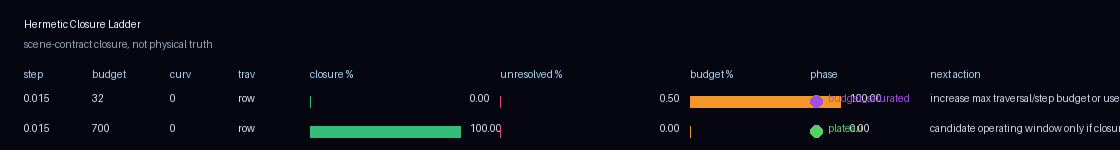
#> input picture _content/xprimeFavs/hermetic_hit_closure/testbench_preview.png, 1120 x 150 px, found by its file name
$ python resonance_chamber_overlay.py --input ../output/domain_telemetry_validation/wormhole
#> lines starting #> are read from the running program, lines starting #| are printed output that depends on the picture
#!/usr/bin/env python3
from __future__ import annotations

import argparse
import csv
import json
import math
from dataclasses import dataclass
from pathlib import Path
from typing import Iterable

from PIL import Image, ImageChops, ImageDraw, ImageEnhance, ImageFilter, ImageFont, ImageOps


ROOT = Path(__file__).resolve().parents[1]
DEFAULT_SEARCH_ROOT = ROOT / "output"
OUTPUT_NAMES = {
    "overlay": "resonance_chamber_overlay.png",
    "annotated": "resonance_chamber_overlay_annotated.png",
    "summary": "resonance_chamber_summary.md",
    "metrics": "resonance_chamber_metrics.csv",
}


@dataclass
class SignalMask:
    name: str
    label: str
    source: str
    mask: Image.Image
    color: tuple[int, int, int]
    alpha: int
    note: str = ""


def parse_args() -> argparse.Namespace:
    parser = argparse.ArgumentParser(
        description="Post-process a wormhole fixture run into a Resonance Chamber Overlay."
    )
    parser.add_argument(
        "--input",
        type=Path,
        default=None,
        help="Wormhole fixture output directory. Defaults to latest relevant directory under output/.",
    )
    parser.add_argument(
        "--output",
        type=Path,
        default=None,
        help="Output directory. Defaults to the selected input directory.",
    )
    return parser.parse_args()


def latest_wormhole_output(search_root: Path = DEFAULT_SEARCH_ROOT) -> Path:
    candidates: list[Path] = []
    for path in search_root.rglob("*"):
        if not path.is_dir():
            continue
        name = str(path).lower()
        if "wormhole" not in name:
            continue
        has_fixture_shape = (path / "panels").is_dir() or any(path.glob("*wormhole*_summary.json"))
        if has_fixture_shape:
            candidates.append(path)

    if not candidates:
        raise FileNotFoundError(f"No wormhole fixture output directories found under {search_root}")

    return max(candidates, key=lambda p: p.stat().st_mtime)


def find_first(root: Path, patterns: Iterable[str]) -> Path | None:
    for pattern in patterns:
        matches = sorted(root.rglob(pattern))
        if matches:
            return matches[0]
    return None


def load_image(path: Path | None, size: tuple[int, int] | None = None) -> Image.Image | None:
    if path is None or not path.exists():
        return None
    image = Image.open(path).convert("RGB")
    if size and image.size != size:
        image = image.resize(size, Image.Resampling.BILINEAR)
    return image


def open_gray(path: Path | None, size: tuple[int, int]) -> Image.Image | None:
    image = load_image(path, size)
    if image is None:
        return None
    return ImageOps.grayscale(image)


def normalize_mask(mask: Image.Image, blur: float = 1.0) -> Image.Image:
    gray = ImageOps.grayscale(mask)
    gray = ImageOps.autocontrast(gray)
    if blur > 0:
        gray = gray.filter(ImageFilter.GaussianBlur(blur))
    return gray


def threshold_mask(mask: Image.Image, cutoff: int = 96, blur: float = 1.5) -> Image.Image:
    gray = normalize_mask(mask, blur=0.0)
    out = gray.point(lambda value: 255 if value >= cutoff else 0, mode="L")
    if blur > 0:
        out = out.filter(ImageFilter.GaussianBlur(blur))
    return out


def soft_ellipse(size: tuple[int, int], box: tuple[float, float, float, float], blur: float) -> Image.Image:
    width, height = size
    mask = Image.new("L", size, 0)
    draw = ImageDraw.Draw(mask)
    draw.ellipse(
        (
            int(box[0] * width),
            int(box[1] * height),
            int(box[2] * width),
            int(box[3] * height),
        ),
        fill=210,
    )
    return mask.filter(ImageFilter.GaussianBlur(blur))


def soft_polygon(size: tuple[int, int], points: list[tuple[float, float]], blur: float, fill: int = 190) -> Image.Image:
    width, height = size
    mask = Image.new("L", size, 0)
    draw = ImageDraw.Draw(mask)
    draw.polygon([(int(x * width), int(y * height)) for x, y in points], fill=fill)
    return mask.filter(ImageFilter.GaussianBlur(blur))


def domain_edge_mask(path: Path | None, size: tuple[int, int]) -> Image.Image | None:
    gray = open_gray(path, size)
    if gray is None:
        return None
    shifted_x = ImageChops.offset(gray, 1, 0)
    shifted_y = ImageChops.offset(gray, 0, 1)
    diff = ImageChops.lighter(ImageChops.difference(gray, shifted_x), ImageChops.difference(gray, shifted_y))
    return threshold_mask(diff, cutoff=8, blur=1.0)


def sector_density_mask(report_path: Path | None, size: tuple[int, int]) -> tuple[Image.Image | None, str]:
    if report_path is None or not report_path.exists():
        return None, "missing sector report"

    try:
        payload = json.loads(report_path.read_text(encoding="utf-8"))
    except json.JSONDecodeError:
        return None, "sector report JSON parse failed"

    entries = payload.get("entries") or []
    theta_bins = int(payload.get("theta_bins") or 16)
    radial_bins = int(payload.get("radial_bins") or 4)
    if not entries:
        return None, "sector report has no entries"

    max_samples = max(float(entry.get("query_samples") or 0) for entry in entries) or 1.0
    width, height = size
    cx, cy = width * 0.5, height * 0.5
    max_radius = min(width, height) * 0.47
    mask = Image.new("L", size, 0)
    draw = ImageDraw.Draw(mask)

    for entry in entries:
        theta_bin = int(entry.get("theta_bin") or 0)
        radial_bin = int(entry.get("radial_bin") or 0)
        samples = float(entry.get("query_samples") or 0)
        intensity = int(35 + 220 * math.sqrt(samples / max_samples))
        start = 360.0 * theta_bin / theta_bins - 90.0
        end = 360.0 * (theta_bin + 1) / theta_bins - 90.0
        r0 = max_radius * radial_bin / radial_bins
        r1 = max_radius * (radial_bin + 1) / radial_bins
        outer = (cx - r1, cy - r1, cx + r1, cy + r1)
        inner = (cx - r0, cy - r0, cx + r0, cy + r0)
        draw.pieslice(outer, start=start, end=end, fill=intensity)
        if r0 > 1:
            draw.pieslice(inner, start=start, end=end, fill=0)

    return mask.filter(ImageFilter.GaussianBlur(2.0)), f"{report_path}"


def choose_base_image(input_dir: Path) -> tuple[Image.Image, str]:
    base_path = find_first(
        input_dir,
        (
            "panels/clean_curved/*_film.png",
            "panels/clean_curved/*_composed.png",
            "panels/straight_vs_curved/*_composed.png",
            "testbench_preview.png",
            "*contact_sheet.png",
        ),
    )
    if base_path is None:
        base_path = find_first(input_dir, ("*.png",))
    if base_path is None:
        raise FileNotFoundError(f"No PNG fixture image found under {input_dir}")

    image = Image.open(base_path).convert("RGB")
    return ImageEnhance.Contrast(image).enhance(1.05), str(base_path)


def build_signal_masks(input_dir: Path, size: tuple[int, int]) -> tuple[list[SignalMask], list[str]]:
    missing: list[str] = []
    masks: list[SignalMask] = []

    boundary_path = find_first(input_dir, ("*boundary_confidence.png", "*boundary*cross*.png"))
    boundary = open_gray(boundary_path, size)
    if boundary:
        chamber_wall = threshold_mask(boundary, cutoff=64, blur=2.0)
        boundary_source = str(boundary_path)
    else:
        chamber_wall = soft_ellipse(size, (0.31, 0.23, 0.69, 0.77), blur=10)
        boundary_source = "placeholder chamber ellipse"
        missing.append("boundary crossing / boundary confidence map")
    masks.append(
        SignalMask(
            "chamber_wall_interaction",
            "RESONANCE CHAMBER",
            boundary_source,
            chamber_wall,
            (95, 178, 184),
            96,
            "high boundary-crossing density or placeholder wall interaction",
        )
    )

    throat_path = find_first(input_dir, ("*throat*.png", "*ring_density.png", "*portal_ring_density.png"))
    throat = open_gray(throat_path, size)
    if throat:
        throat_mask = threshold_mask(throat, cutoff=80, blur=2.4)
        throat_source = str(throat_path)
    else:
        throat_mask = soft_ellipse(size, (0.43, 0.35, 0.57, 0.65), blur=5)
        throat_source = "placeholder centered core"
        missing.append("throat-event / portal ring-density map")
    masks.append(
        SignalMask(
            "resonant_core",
            "RESONANCE CHAMBER",
            throat_source,
            throat_mask,
            (244, 197, 104),
            104,
            "throat-event pixels or portal ring-density core",
        )
    )

    report_path = find_first(input_dir, ("*wormhole_portal_sector_report.json", "*transport*.json", "*.jsonl", "*.csv"))
    sector_mask, sector_note = sector_density_mask(report_path, size)
    phase_map_path = find_first(input_dir, ("*step_budget*film.png", "*step_budget*composed.png", "*usefulness.png"))
    phase_image = open_gray(phase_map_path, size)
    if sector_mask and phase_image:
        phase_mask = ImageChops.lighter(normalize_mask(sector_mask, blur=1.5), threshold_mask(phase_image, cutoff=72, blur=2.0))
        phase_source = f"{sector_note}; {phase_map_path}"
    elif sector_mask:
        phase_mask = normalize_mask(sector_mask, blur=2.0)
        phase_source = sector_note
    elif phase_image:
        phase_mask = threshold_mask(phase_image, cutoff=72, blur=2.0)
        phase_source = str(phase_map_path)
    else:
        phase_mask = soft_ellipse(size, (0.25, 0.30, 0.75, 0.72), blur=12)
        phase_source = "placeholder accumulated annulus"
        missing.append("transport telemetry / step budget / usefulness map")
    masks.append(
        SignalMask(
            "phase_accumulation",
            "PHASE BUILDUP",
            phase_source,
            phase_mask,
            (176, 135, 206),
            78,
            "repeated path density or high precision / step budget signal",
        )
    )

    domain_path = find_first(input_dir, ("*domain_id.png", "*ownership*.png"))
    domain_edges = domain_edge_mask(domain_path, size)
    flip_path = find_first(input_dir, ("*selection_flip.png",))
    flip_mask = open_gray(flip_path, size)
    if domain_edges and flip_mask:
        transition_mask = ImageChops.lighter(domain_edges, threshold_mask(flip_mask, cutoff=16, blur=1.2))
        transition_source = f"{domain_path}; {flip_path}"
    elif domain_edges:
        transition_mask = domain_edges
        transition_source = str(domain_path)
    else:
        transition_mask = soft_polygon(size, [(0.36, 0.18), (0.48, 0.50), (0.36, 0.82), (0.33, 0.82), (0.44, 0.50), (0.33, 0.18)], blur=3, fill=160)
        transition_source = "placeholder entrance ownership boundary"
        missing.append("domain ownership / selection flip transition map")
    masks.append(
        SignalMask(
            "ownership_transition",
            "OWNERSHIP TRANSITION",
            transition_source,
            transition_mask,
            (120, 194, 132),
            110,
            "outside to chamber to exit ownership transition",
        )
    )

    inbound = soft_polygon(size, [(0.02, 0.22), (0.40, 0.38), (0.40, 0.62), (0.02, 0.78)], blur=10, fill=140)
    masks.append(
        SignalMask(
            "inbound_packet",
            "INBOUND PACKET",
            "fixture-space left-to-throat transport prior",
            inbound,
            (102, 154, 210),
            58,
            "soft visual guide for inbound transport region",
        )
    )

    exit_plume = soft_polygon(size, [(0.56, 0.40), (0.96, 0.22), (0.96, 0.78), (0.56, 0.60)], blur=12, fill=150)
    masks.append(
        SignalMask(
            "tunnel_exit",
            "TUNNEL EXIT",
            "fixture-space throat-to-right plume prior",
            exit_plume,
            (226, 132, 102),
            66,
            "soft visual guide for tunnel plume / exit region",
        )
    )

    return masks, missing


def composite_overlay(base: Image.Image, masks: list[SignalMask]) -> Image.Image:
    composed = base.convert("RGBA")
    shade = Image.new("RGBA", composed.size, (0, 0, 0, 32))
    composed = Image.alpha_composite(composed, shade)

    for signal in masks:
        alpha_mask = signal.mask.point(lambda value, a=signal.alpha: int(value * a / 255), mode="L")
        layer = Image.new("RGBA", composed.size, (*signal.color, 0))
        layer.putalpha(alpha_mask)
        composed = Image.alpha_composite(composed, layer)

    return composed.convert("RGB")


def load_font(size: int, bold: bool = False) -> ImageFont.ImageFont:
    candidates = [
        "/usr/share/fonts/truetype/dejavu/DejaVuSans-Bold.ttf" if bold else "/usr/share/fonts/truetype/dejavu/DejaVuSans.ttf",
        "/usr/share/fonts/truetype/liberation2/LiberationSans-Bold.ttf" if bold else "/usr/share/fonts/truetype/liberation2/LiberationSans-Regular.ttf",
    ]
    for candidate in candidates:
        path = Path(candidate)
        if path.exists():
            return ImageFont.truetype(str(path), size=size)
    return ImageFont.load_default()


def label_anchor(name: str, size: tuple[int, int]) -> tuple[int, int]:
    width, height = size
    anchors = {
        "inbound_packet": (int(width * 0.07), int(height * 0.22)),
        "resonant_core": (int(width * 0.38), int(height * 0.31)),
        "phase_accumulation": (int(width * 0.34), int(height * 0.72)),
        "tunnel_exit": (int(width * 0.69), int(height * 0.24)),
        "ownership_transition": (int(width * 0.52), int(height * 0.82)),
    }
    return anchors.get(name, (int(width * 0.04), int(height * 0.08)))


def draw_annotation(image: Image.Image, masks: list[SignalMask]) -> Image.Image:
    annotated = image.convert("RGBA")
    draw = ImageDraw.Draw(annotated)
    width, height = annotated.size
    label_font = load_font(max(11, min(width, height) // 22), bold=True)
    small_font = load_font(max(10, min(width, height) // 32), bold=False)

    title = "RESONANCE CHAMBER OVERLAY"
    draw.text((12, 10), title, font=label_font, fill=(245, 245, 238, 240), stroke_width=2, stroke_fill=(16, 18, 20, 210))
    draw.text(
        (12, 12 + label_font.size),
        "outside -> chamber -> exit",
        font=small_font,
        fill=(225, 229, 224, 220),
        stroke_width=2,
        stroke_fill=(16, 18, 20, 190),
    )

    labels = {
        "inbound_packet": "INBOUND PACKET",
        "resonant_core": "RESONANCE CHAMBER",
        "phase_accumulation": "PHASE BUILDUP",
        "tunnel_exit": "TUNNEL EXIT",
        "ownership_transition": "OWNERSHIP TRANSITION",
    }
    for signal in masks:
        text = labels.get(signal.name)
        if not text:
            continue
        x, y = label_anchor(signal.name, annotated.size)
        swatch = (*signal.color, 210)
        text_box = draw.textbbox((x, y), text, font=small_font, stroke_width=2)
        pad = 5
        draw.rounded_rectangle(
            (text_box[0] - pad, text_box[1] - pad, text_box[2] + pad, text_box[3] + pad),
            radius=4,
            fill=(10, 13, 16, 118),
            outline=swatch,
            width=1,
        )
        draw.text((x, y), text, font=small_font, fill=(248, 249, 242, 235), stroke_width=2, stroke_fill=(5, 7, 9, 185))

    legend_x = max(12, width - 206)
    legend_y = max(46, height - 112)
    for index, signal in enumerate([m for m in masks if m.name in labels][:5]):
        y = legend_y + index * 18
        draw.rectangle((legend_x, y + 3, legend_x + 10, y + 13), fill=(*signal.color, 185))
        draw.text((legend_x + 16, y), labels[signal.name], font=small_font, fill=(236, 238, 230, 225), stroke_width=1, stroke_fill=(0, 0, 0, 150))

    return annotated.convert("RGB")


def mask_stats(signal: SignalMask) -> dict[str, str | float]:
    gray = ImageOps.grayscale(signal.mask)
    hist = gray.histogram()
    total = gray.size[0] * gray.size[1]
    active = sum(hist[16:])
    weighted = sum(value * count for value, count in enumerate(hist)) / max(1, total)
    return {
        "region": signal.name,
        "label": signal.label,
        "source": signal.source,
        "coverage_pct": active / total * 100.0,
        "mean_signal_0_255": weighted,
        "note": signal.note,
    }


def write_metrics(path: Path, masks: list[SignalMask]) -> None:
    rows = [mask_stats(signal) for signal in masks]
    with path.open("w", encoding="utf-8", newline="") as handle:
        writer = csv.DictWriter(handle, fieldnames=["region", "label", "source", "coverage_pct", "mean_signal_0_255", "note"])
        writer.writeheader()
        for row in rows:
            writer.writerow(
                {
                    **row,
                    "coverage_pct": f"{row['coverage_pct']:.3f}",
                    "mean_signal_0_255": f"{row['mean_signal_0_255']:.3f}",
                }
            )


def write_summary(path: Path, input_dir: Path, base_source: str, masks: list[SignalMask], missing: list[str], outputs: dict[str, Path]) -> None:
    rows = [mask_stats(signal) for signal in masks]
    lines = [
        "# Resonance Chamber Overlay Summary",
        "",
        "This is a first-pass post-process overlay for xPRIMEray wormhole fixture output. It visualizes chamber-like transport behavior inspired by Schrodinger wave-packet tunneling and double-barrier / double-slit pop-culture physics language, while staying grounded in renderer telemetry.",
        "",
        "## Fixture",
        "",
        f"- Input directory: `{input_dir}`",
        f"- Base image: `{base_source}`",
        "",
        "## Generated Artifacts",
        "",
        f"- Overlay: `{outputs['overlay']}`",
        f"- Annotated overlay: `{outputs['annotated']}`",
        f"- Metrics CSV: `{outputs['metrics']}`",
        "",
        "## Region Interpretation",
        "",
    ]
    for row in rows:
        lines.append(
            f"- {row['label']} (`{row['region']}`): coverage={row['coverage_pct']:.2f}% mean_signal={row['mean_signal_0_255']:.2f}; source `{row['source']}`"
        )

    lines.extend(
        [
            "",
            "## Missing Or Placeholder Inputs",
            "",
        ]
    )
    if missing:
        lines.extend(f"- {item}" for item in sorted(set(missing)))
    else:
        lines.append("- None detected for this pass.")

    lines.extend(
        [
            "",
            "## Notes",
            "",
            "- Boundary confidence is treated as chamber wall interaction.",
            "- Throat events or portal ring-density imagery are treated as the resonant chamber core.",
            "- Sector report query density and step budget imagery are treated as phase accumulation.",
            "- Domain-id edges and selection flips are treated as ownership transitions.",
            "- Inbound and exit plume regions are deliberately soft spatial guides until direct transport direction maps are available.",
        ]
    )
    path.write_text("\n".join(lines) + "\n", encoding="utf-8")


def main() -> int:
    args = parse_args()
    input_dir = (args.input or latest_wormhole_output()).resolve()
    output_dir = (args.output or input_dir).resolve()
    output_dir.mkdir(parents=True, exist_ok=True)

    base, base_source = choose_base_image(input_dir)
    masks, missing = build_signal_masks(input_dir, base.size)
#> in soft_ellipse, `mask = Image.new("L", size, 0)`: mask: PIL image 1120x150 L; every value is 0
#> call 3 of soft_polygon, with size = (1120, 150), blur = 12, fill = 150
#> in soft_polygon (call 3), `return mask.filter(ImageFilter.GaussianBlur(blur))`:
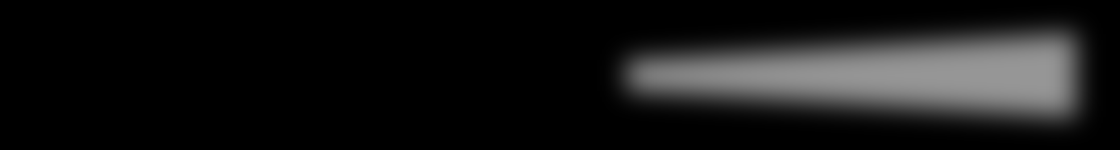
#> returned value: PIL image 1120x150 L; min 0, max 150, mean 22.9
#> masks = 6 items; missing = 4 items

    overlay = composite_overlay(base, masks)
#> the loop in composite_overlay, `for signal in masks:` made 6 passes
#> pass 1, in composite_overlay, `alpha_mask = signal.mask.point(lambda value, a=signal.alpha: int(value..`:
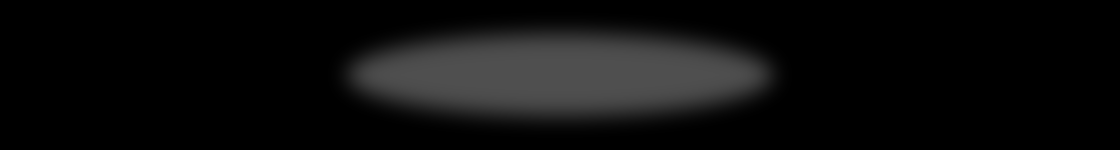
#> alpha_mask: PIL image 1120x150 L; min 0, max 79, mean 12.8
#> pass 1, in composite_overlay, `composed = Image.alpha_composite(composed, layer)`:
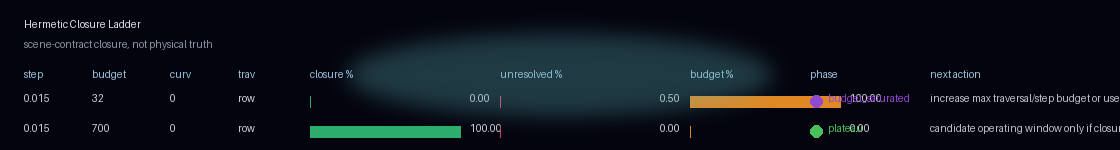
#> composed: PIL image 1120x150 RGBA; mean R, G, B, A 13.5, 19.3, 27.5, 255
#> after the loop in composite_overlay, `for signal in masks:`:
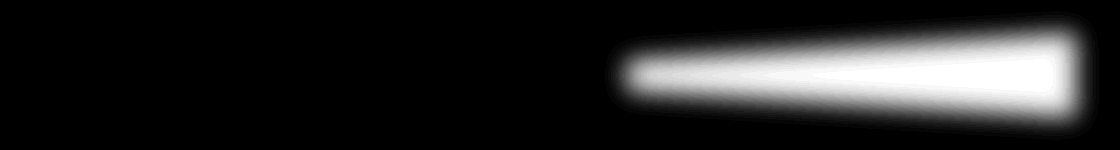
#> alpha_mask: PIL image 1120x150 L; min 0, max 38, mean 5.8; drawn with min black and max white
#> after the loop in composite_overlay, `for signal in masks:`:
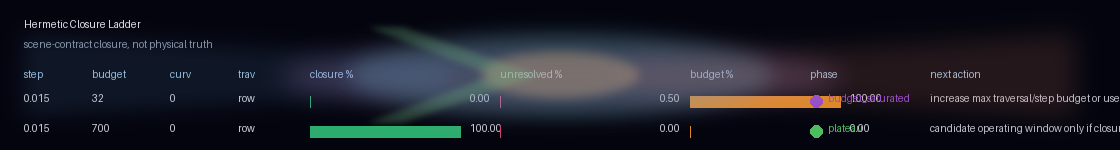
#> composed: PIL image 1120x150 RGBA; mean R, G, B, A 27.7, 29.8, 39.1, 255
#> after the loop in composite_overlay, `for signal in masks:`:
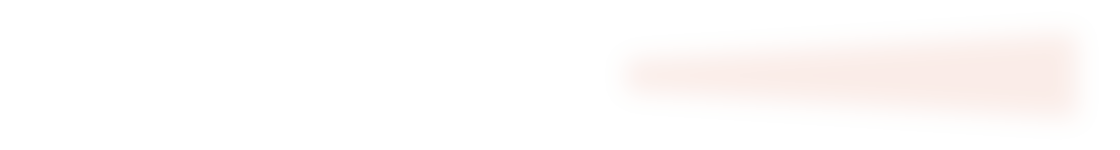
#> layer: PIL image 1120x150 RGBA; mean R, G, B, A 226, 132, 102, 5.8; transparent parts drawn white
    annotated = draw_annotation(overlay, masks)
#> the loop in draw_annotation, `for signal in masks:` made 6 passes
#> (text, x, y, swatch, text_box) on passes 2 to 6: ('RESONANCE CHAMBER', 425, 46, (244, 197, 104, 210), (423, 47, 543, 58)), ('PHASE BUILDUP', 380, 108, (176, 135, 206, 210), (378, 109, 462, 120)), ('OWNERSHIP TRANSITION', 582, 122, (120, 194, 132, 210), (580, 123, 709, 134)), ('INBOUND PACKET', 78, 33, (102, 154, 210, 210), (76, 34, 170, 45)), ('TUNNEL EXIT', 772, 36, (226, 132, 102, 210), (769, 37, 841, 48))
#> the loop in draw_annotation, `for index, signal in enumerate([m for m in masks if m.name in labels][..` made 5 passes
#> y on passes 1 to 5: 46, 64, 82, 100, 118
#> in draw_annotation, `return annotated.convert("RGB")`:
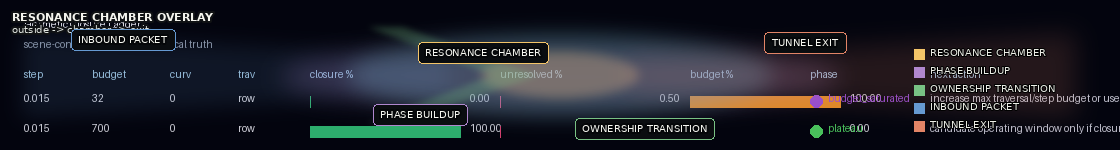
#> returned value: PIL image 1120x150 RGB; mean R, G, B 31.6, 33.5, 41.7

    outputs = {key: output_dir / name for key, name in OUTPUT_NAMES.items()}
    overlay.save(outputs["overlay"])
    annotated.save(outputs["annotated"])
    write_metrics(outputs["metrics"], masks)
#> in mask_stats, `hist = gray.histogram()`: hist = 256 values, max 116108 at index 0, min 0 at index 211, mean 656.2
#> in mask_stats, `active = sum(hist[16:])`: active = 40892
#> in mask_stats, `weighted = sum(value * count for value, count in enumerate(hist)) / ma..`: weighted = 34.33
#> in write_metrics, `rows = [mask_stats(signal) for signal in masks]`: rows = 6 items
#> the loop in write_metrics, `for row in rows:` made 6 passes
    write_summary(outputs["summary"], input_dir, base_source, masks, missing, outputs)
#> the loop in write_summary, `for row in rows:` made 6 passes
#> after the loop in write_summary, `for row in rows:`: lines = 23 items

    print(f"[resonance_chamber_overlay] input={input_dir}")
    for key in ("overlay", "annotated", "summary", "metrics"):
        print(f"[resonance_chamber_overlay] {key}={outputs[key]}")
    if missing:
        print("[resonance_chamber_overlay] optional_missing=" + "; ".join(sorted(set(missing))))
#> (printed output is left out)
    return 0


if __name__ == "__main__":
    raise SystemExit(main())
#> (the program exits here)
